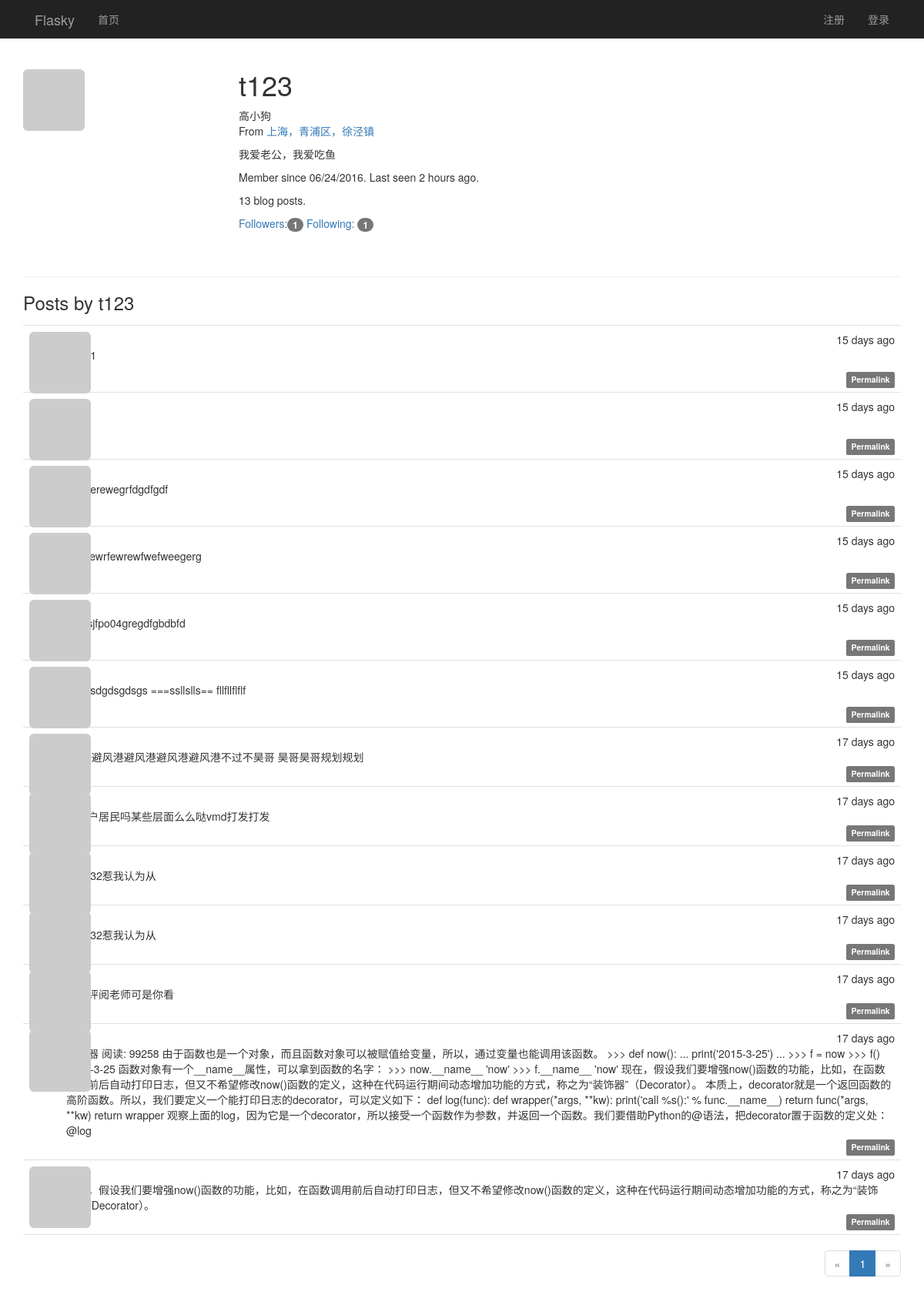
The page /user/t123 on the database its author committed.
### app/models.py (models this page shows, shortened)
class User(UserMixin, db.Model):
    __tablename__ = 'users'
    id = db.Column(db.Integer, primary_key=True)
    email = db.Column(db.String(64), unique=True, index=True)
    username = db.Column(db.String(64), unique=True, index=True)
    password_hash = db.Column(db.String(128))
    confirmed = db.Column(db.Boolean, default=False)
    role_id = db.Column(db.Integer, db.ForeignKey('roles.id'))
    name = db.Column(db.String(64))
    location = db.Column(db.String(64))
    about_me = db.Column(db.TEXT())
    member_since = db.Column(db.DateTime(), default=datetime.utcnow)
    last_seen = db.Column(db.DateTime(), default=datetime.utcnow)
    avatar_hash = db.Column(db.String(32))
    ''' 查询用户写的文章,SQL:
    SELECT
        posts.id AS posts_id,
        posts.body AS posts_body,
        posts.body_html AS posts_body_html,
        posts.timestamp AS posts_timestamp,
        posts.author_id AS posts_author_id
    FROM
        posts
    WHERE
        posts.author_id = 2
    '''
    posts = db.relationship('Post', backref='author', lazy='dynamic')
    """follower_id表示关注者， followed_id表示被关注者
        查询被关注者，select * from follows  LEFT JOIN users on follower_id = id where follower_id=2
    SELECT
        follows.follower_id AS follows_follower_id,
        follows.followed_id AS follows_followed_id,
        follows.timestamp AS follows_timestamp,
        users_1.id AS users_1_id,
        users_1.email AS users_1_email,
        users_1.username AS users_1_username,
        users_1.password_hash AS users_1_password_hash,
        users_1.confirmed AS users_1_confirmed,
        users_1.role_id AS users_1_role_id,
        users_1.name AS users_1_name,
        users_1.location AS users_1_location,
        users_1.about_me AS users_1_about_me,
        users_1.member_since AS users_1_member_since,
        users_1.last_seen AS users_1_last_seen,
        users_1.avatar_hash AS users_1_avatar_hash,
        users_2.id AS users_2_id,
        users_2.email AS users_2_email,
        users_2.username AS users_2_username,
        users_2.password_hash AS users_2_password_hash,
        users_2.confirmed AS users_2_confirmed,
        users_2.role_id AS users_2_role_id,
        users_2.name AS users_2_name,
        users_2.location AS users_2_location,
        users_2.about_me AS users_2_about_me,
        users_2.member_since AS users_2_member_since,
        users_2.last_seen AS users_2_last_seen,
        users_2.avatar_hash AS users_2_avatar_hash
    FROM
        follows
    LEFT OUTER JOIN users AS users_1 ON users_1.id = follows.follower_id
    LEFT OUTER JOIN users AS users_2 ON users_2.id = follows.followed_id
    WHERE
        follows.follower_id = 2;
    """
    followed = db.relationship('Follow', foreign_keys=[Follow.follower_id],
                               backref=db.backref('follower', lazy='joined'),
                               lazy='dynamic',
                               cascade='all, delete-orphan')
    """ 查询关注者， select * from follows  LEFT JOIN users on followed_id = id where followed_id=3
        users_1：关注者表
        users_2：被关注者表
    SELECT
        follows.follower_id AS follows_follower_id,
        follows.followed_id AS follows_followed_id,
        follows.timestamp AS follows_timestamp,
        users_1.id AS users_1_id,
        users_1.email AS users_1_email,
        users_1.username AS users_1_username,
        users_1.password_hash AS users_1_password_hash,
        users_1.confirmed AS users_1_confirmed,
        users_1.role_id AS users_1_role_id,
        users_1.name AS users_1_name,
        users_1.location AS users_1_location,
        users_1.about_me AS users_1_about_me,
        users_1.member_since AS users_1_member_since,
        users_1.last_seen AS users_1_last_seen,
        users_1.avatar_hash AS users_1_avatar_hash,
        users_2.id AS users_2_id,
        users_2.email AS users_2_email,
        users_2.username AS users_2_username,
        users_2.password_hash AS users_2_password_hash,
        users_2.confirmed AS users_2_confirmed,
        users_2.role_id AS users_2_role_id,
        users_2.name AS users_2_name,
        users_2.location AS users_2_location,
        users_2.about_me AS users_2_about_me,
        users_2.member_since AS users_2_member_since,
        users_2.last_seen AS users_2_last_seen,
        users_2.avatar_hash AS users_2_avatar_hash
    FROM
        follows
    LEFT OUTER JOIN users AS users_1 ON users_1.id = follows.follower_id
    LEFT OUTER JOIN users AS users_2 ON users_2.id = follows.followed_id
    WHERE
        follows.followed_id = 7;
    """
    followers = db.relationship('Follow', foreign_keys=[Follow.followed_id],
                                backref=db.backref('followed', lazy='joined'),
                                lazy='dynamic',
                                cascade='all, delete-orphan')
    @property
    def password(self):
        raise AttributeError('password is not a readable attribute')
    def gravatar(self, size=100, default='identicon', rating='g'):
        if request.is_secure:
            url = 'https://secure.gravatar.com/avatar'
        else:
            url = 'http://s.gravatar.com/avatar'
        email_hash = self.avatar_hash or hashlib.md5(self.email.encode('utf-8')).hexdigest()
        return '{url}/{hash}?s={size}&d={default}&r={rating}'.format(
            url=url, hash=email_hash, size=size, default=default, rating=rating)

class Post(db.Model):
    __tablename__ = 'posts'
    id = db.Column(db.Integer, primary_key=True)
    body = db.Column(db.Text)
    body_html = db.Column(db.Text)
    timestamp = db.Column(db.DateTime, index=True, default=datetime.utcnow)
    author_id = db.Column(db.Integer, db.ForeignKey('users.id'))

### app/main/views.py (the view)
@main.route('/user/<username>')
def user(username):
    user_name = User.query.filter_by(username=username).first_or_404()
    page = request.args.get('page', 1, type=int)
    pagination = user_name.posts.order_by(Post.timestamp.desc()).paginate(page, per_page=current_app.config[
        'FLASK_POSTS_PER_PAGE'], error_out=False)
    posts = pagination.items
    return render_template('user.html', user=user_name, posts=posts, pagination=pagination)

### app/auth/views.py (called while the page is built)
@auth.before_app_request
def before_request():
    if current_user.is_authenticated:
        current_user.ping()
        if not current_user.confirmed \
                and request.endpoint[:5] != 'auth.' \
                and request.endpoint != 'static':
            return redirect(url_for('auth.unconfirmed'))

### app/main/__init__.py (called while the page is built)
@main.app_context_processor
def inject_permissions():
    return dict(Permission=Permission)

### app/models.py (called while the page is built)
    def can(self, permissions):
        return False

    def is_administrator(self):
        return False

### app/templates/user.html (shortened to what this page needs)
{% extends "base.html" %}
{% import "_marcros.html" as macros %}
{% block page_content %}
<div class="page-header" xmlns="http://www.w3.org/1999/html">
    <img class="img-rounded profile-thumbnail" src="{{ user.gravatar(size=256) }}">
    <div class="profile-header">
        <h1>{{ user.username }}</h1>
        {% if user.name or user.location %}
        <p>
            {% if user.name %}{{ user.name }}<br>{% endif %}
            {% if user.location %}
                From <a href="http://maps.google.com/?q={{ user.location }}">
                    {{ user.location }}
                </a><br>
            {% endif %}
        </p>
        {% endif %}
        {%  if user.about_me %}<p>{{ user.about_me }}</p>{% endif %}
        <p>
            Member since {{ moment(user.member_since).format('L') }}.
            Last seen {{ moment(user.last_seen).fromNow() }}.
        </p>
        <p>{{ user.posts.count() }} blog posts.</p>
        <p>
        <a href="{{ url_for('.followers', username=user.username) }}">
            Followers:<span class="badge">{{ user.followers.count() - 1 }}</span>
        </a>
        <a href="{{ url_for('.followed_by', username=user.username) }}">
            Following: <span class="badge">{{ user.followed.count() - 1 }}
        </span>
        </a>
        </p>
    </div>
</div>
    <h3>Posts by {{ user.username }}</h3>
    {% include '_posts.html' %}
<div class="pagination">
    {{ macros.pagination_widget(pagination, '.user', username=user.username) }}
</div>
{% endblock %}

### app/templates/_posts.html (shortened to what this page needs)
<ul class="posts">
    {% for post in posts %}
    <li class="post">
        <div class="post-thumbnail">
            <a href="{{ url_for('.user', username=post.author.username) }}">
                <img class="img-rounded profile-thumbnail"
                     src="{{ post.author.gravatar(size=40) }}">
            </a>
        </div>
        <div class="post-content">
            <div class="post-date">{{ moment(post.timestamp).fromNow() }}</div>
            <div class="post-author">
                <a href="{{ url_for('.user', username=post.author.username) }}">
                </a>
            </div>
            <div class="post-body">
                {% if post.body_html %}
                    {{ post.body_html | safe }}
                {% else %}
                    {{ post.body }}
                {% endif %}
            </div>
            <div class="post-footer">
                <a href="{{ url_for('.post', post_id=post.id) }}">
                    <span class="label label-default">Permalink</span>
                </a>
            </div>
        </div>
    </li>
    {% endfor %}
</ul>

### app/static/styles.css (style rules this page uses)
.profile-thumbnail { position: absolute; }
.profile-header { min-height: 260px; margin-left: 280px; }
ul.posts { list-style-type: none; padding: 0px; margin: 16px 0px 0px 0px; border-top: 1px solid #e0e0e0; }
ul.posts li.post { padding: 8px; border-bottom: 1px solid #e0e0e0; }
div.post-date { float: right; }
div.post-author { font-weight: bold; }
div.post-thumbnail { position: absolute; }
div.post-content { margin-left: 48px; min-height: 48px; }
div.post-footer { text-align: right; }
div.pagination { width: 100%; text-align: right; padding: 0px; margin: 0px; }

### rows shown on the page
User: username "t123", name "高小狗", location "上海，青浦区，徐泾镇", about_me "我爱老公，我爱吃鱼", member_since "06/24/2016", last_seen "2 hours ago"
Post: timestamp "15 days ago"
Post: timestamp "15 days ago"
Post: timestamp "15 days ago", body_html "2224erewegrfdgdfgdf"
Post: timestamp "15 days ago", body_html "24wrewrfewrewfwefweegerg"
Post: timestamp "15 days ago", body_html "dfg;;sjfpo04gregdfgbdbfd"
Post: timestamp "15 days ago", body_html "235gsdgdsgdsgs ===ssllslls== fllfllflflf"
Post: timestamp "17 days ago", body "r恶搞避风港避风港避风港避风港不过不昊哥 昊哥昊哥规划规划"
Post: timestamp "17 days ago", body "月娥户居民吗某些层面么么哒vmd打发打发"
Post: timestamp "17 days ago", body "333332惹我认为从"
Post: timestamp "17 days ago", body "333332惹我认为从"
Post: timestamp "17 days ago", body "发表评阅老师可是你看"
Post: timestamp "17 days ago", body "装饰器 阅读: 99258 由于函数也是一个对象，而且函数对象可以被赋值给变量，所以，通过变量也能调用该函数。 >>> def now(): ... print('2015-3-25') ... >>> f = now >>> f() 2015-3-25 函数对象有一个__name__属性，可以拿到函数的名字： >>> now.__name__ 'now' >>> f.__name__ 'now' 现在，假设我们要增强now()函数的功能，比如，在函数调用前后自动打印日志，但又不希望修改now()函数的定义，这种在代码运行期间动态增加功能的方式，称之为“装饰器”（Decorator）。 本质上，decorator就是一个返回函数的高阶函数。所以，我们要定义一个能打印日志的decorator，可以定义如下： def log(func): def wrapper(*args, **kw): print('call %s():' % func.__name__) return func(*args, **kw) return wrapper 观察上面的log，因为它是一个decorator，所以接受一个函数作为参数，并返回一个函数。我们要借助Python的@语法，把decorator置于函数的定义处： @log"
Post: timestamp "17 days ago", body "现在，假设我们要增强now()函数的功能，比如，在函数调用前后自动打印日志，但又不希望修改now()函数的定义，这种在代码运行期间动态增加功能的方式，称之为“装饰器”（Decorator）。"

### other values the page prints
{{ user.posts.count() }} "13"
{{ user.followers.count() - 1 }} "1"
{{ user.followed.count() - 1 }} "1"
{{ p }} "1"
